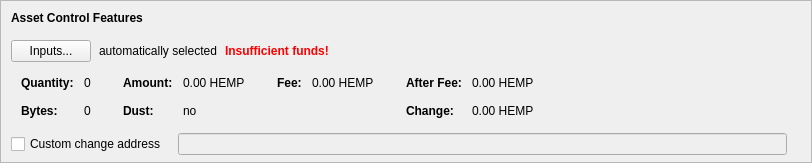
      <widget class="QFrame" name="frameAssetControl">
       <property name="sizePolicy">
        <sizepolicy hsizetype="Expanding" vsizetype="Fixed">
         <horstretch>0</horstretch>
         <verstretch>0</verstretch>
        </sizepolicy>
       </property>
       <property name="maximumSize">
        <size>
         <width>16777215</width>
         <height>16777215</height>
        </size>
       </property>
       <property name="frameShape">
        <enum>QFrame::StyledPanel</enum>
       </property>
       <property name="frameShadow">
        <enum>QFrame::Sunken</enum>
       </property>
       <layout class="QVBoxLayout" name="verticalLayoutAssetControl2">
        <property name="spacing">
         <number>0</number>
        </property>
        <property name="leftMargin">
         <number>0</number>
        </property>
        <property name="topMargin">
         <number>0</number>
        </property>
        <property name="rightMargin">
         <number>0</number>
        </property>
        <property name="bottomMargin">
         <number>6</number>
        </property>
        <item>
         <layout class="QVBoxLayout" name="verticalLayoutAssetControl" stretch="0,0,0,0,1">
          <property name="spacing">
           <number>0</number>
          </property>
          <property name="leftMargin">
           <number>10</number>
          </property>
          <property name="topMargin">
           <number>10</number>
          </property>
          <item>
           <layout class="QHBoxLayout" name="horizontalLayoutAssetControl1">
            <property name="bottomMargin">
             <number>15</number>
            </property>
            <item>
             <widget class="QLabel" name="labelAssetControlFeatures">
              <property name="sizePolicy">
               <sizepolicy hsizetype="Preferred" vsizetype="Maximum">
                <horstretch>0</horstretch>
                <verstretch>0</verstretch>
               </sizepolicy>
              </property>
              <property name="font">
               <font>
                <weight>75</weight>
                <bold>true</bold>
               </font>
              </property>
              <property name="styleSheet">
               <string notr="true">font-weight:bold;</string>
              </property>
              <property name="text">
               <string>Asset Control Features</string>
              </property>
             </widget>
            </item>
           </layout>
          </item>
          <item>
           <layout class="QHBoxLayout" name="horizontalLayoutAssetControl2" stretch="0,0,0,0">
            <property name="spacing">
             <number>8</number>
            </property>
            <property name="bottomMargin">
             <number>10</number>
            </property>
            <item>
             <widget class="QPushButton" name="pushButtonAssetControl">
              <property name="styleSheet">
               <string notr="true"/>
              </property>
              <property name="text">
               <string>Inputs...</string>
              </property>
              <property name="autoDefault">
               <bool>false</bool>
              </property>
             </widget>
            </item>
            <item>
             <widget class="QLabel" name="labelAssetControlAutomaticallySelected">
              <property name="text">
               <string>automatically selected</string>
              </property>
              <property name="margin">
               <number>5</number>
              </property>
             </widget>
            </item>
            <item>
             <widget class="QLabel" name="labelAssetControlInsuffFunds">
              <property name="font">
               <font>
                <weight>75</weight>
                <bold>true</bold>
               </font>
              </property>
              <property name="styleSheet">
               <string notr="true">color:red;font-weight:bold;</string>
              </property>
              <property name="text">
               <string>Insufficient funds!</string>
              </property>
              <property name="margin">
               <number>5</number>
              </property>
             </widget>
            </item>
            <item>
             <spacer name="horizontalSpacerAssetControl">
              <property name="orientation">
               <enum>Qt::Horizontal</enum>
              </property>
              <property name="sizeHint" stdset="0">
               <size>
                <width>40</width>
                <height>1</height>
               </size>
              </property>
             </spacer>
            </item>
           </layout>
          </item>
          <item>
           <widget class="QWidget" name="widgetAssetControl" native="true">
            <property name="sizePolicy">
             <sizepolicy hsizetype="Preferred" vsizetype="Preferred">
              <horstretch>0</horstretch>
              <verstretch>0</verstretch>
             </sizepolicy>
            </property>
            <property name="minimumSize">
             <size>
              <width>0</width>
              <height>0</height>
             </size>
            </property>
            <property name="styleSheet">
             <string notr="true"/>
            </property>
            <layout class="QHBoxLayout" name="horizontalLayoutAssetControl5">
             <property name="leftMargin">
              <number>0</number>
             </property>
             <property name="topMargin">
              <number>0</number>
             </property>
             <property name="rightMargin">
              <number>0</number>
             </property>
             <property name="bottomMargin">
              <number>0</number>
             </property>
             <item>
              <layout class="QHBoxLayout" name="horizontalLayoutAssetControl3" stretch="0,0,0,1">
               <property name="spacing">
                <number>20</number>
               </property>
               <property name="topMargin">
                <number>0</number>
               </property>
               <property name="bottomMargin">
                <number>10</number>
               </property>
               <item>
                <layout class="QFormLayout" name="formLayoutAssetControl1">
                 <property name="horizontalSpacing">
                  <number>10</number>
                 </property>
                 <property name="verticalSpacing">
                  <number>14</number>
                 </property>
                 <property name="leftMargin">
                  <number>10</number>
                 </property>
                 <property name="topMargin">
                  <number>4</number>
                 </property>
                 <property name="rightMargin">
                  <number>6</number>
                 </property>
                 <item row="0" column="0">
                  <widget class="QLabel" name="labelAssetControlQuantityText">
                   <property name="font">
                    <font>
                     <weight>75</weight>
                     <bold>true</bold>
                    </font>
                   </property>
                   <property name="text">
                    <string>Quantity:</string>
                   </property>
                   <property name="margin">
                    <number>0</number>
                   </property>
                  </widget>
                 </item>
                 <item row="0" column="1">
                  <widget class="QLabel" name="labelAssetControlQuantity">
                   <property name="cursor">
                    <cursorShape>IBeamCursor</cursorShape>
                   </property>
                   <property name="contextMenuPolicy">
                    <enum>Qt::ActionsContextMenu</enum>
                   </property>
                   <property name="text">
                    <string notr="true">0</string>
                   </property>
                   <property name="margin">
                    <number>0</number>
                   </property>
                   <property name="textInteractionFlags">
                    <set>Qt::LinksAccessibleByMouse|Qt::TextSelectableByKeyboard|Qt::TextSelectableByMouse</set>
                   </property>
                  </widget>
                 </item>
                 <item row="1" column="0">
                  <widget class="QLabel" name="labelAssetControlBytesText">
                   <property name="font">
                    <font>
                     <weight>75</weight>
                     <bold>true</bold>
                    </font>
                   </property>
                   <property name="text">
                    <string>Bytes:</string>
                   </property>
                  </widget>
                 </item>
                 <item row="1" column="1">
                  <widget class="QLabel" name="labelAssetControlBytes">
                   <property name="cursor">
                    <cursorShape>IBeamCursor</cursorShape>
                   </property>
                   <property name="contextMenuPolicy">
                    <enum>Qt::ActionsContextMenu</enum>
                   </property>
                   <property name="text">
                    <string notr="true">0</string>
                   </property>
                   <property name="textInteractionFlags">
                    <set>Qt::LinksAccessibleByMouse|Qt::TextSelectableByKeyboard|Qt::TextSelectableByMouse</set>
                   </property>
                  </widget>
                 </item>
                </layout>
               </item>
               <item>
                <layout class="QFormLayout" name="formLayoutAssetControl2">
                 <property name="horizontalSpacing">
                  <number>10</number>
                 </property>
                 <property name="verticalSpacing">
                  <number>14</number>
                 </property>
                 <property name="leftMargin">
                  <number>6</number>
                 </property>
                 <property name="topMargin">
                  <number>4</number>
                 </property>
                 <property name="rightMargin">
                  <number>6</number>
                 </property>
                 <item row="0" column="0">
                  <widget class="QLabel" name="labelAssetControlAmountText">
                   <property name="font">
                    <font>
                     <weight>75</weight>
                     <bold>true</bold>
                    </font>
                   </property>
                   <property name="text">
                    <string>Amount:</string>
                   </property>
                   <property name="margin">
                    <number>0</number>
                   </property>
                  </widget>
                 </item>
                 <item row="0" column="1">
                  <widget class="QLabel" name="labelAssetControlAmount">
                   <property name="cursor">
                    <cursorShape>IBeamCursor</cursorShape>
                   </property>
                   <property name="contextMenuPolicy">
                    <enum>Qt::ActionsContextMenu</enum>
                   </property>
                   <property name="text">
                    <string notr="true">0.00 HEMP</string>
                   </property>
                   <property name="textInteractionFlags">
                    <set>Qt::LinksAccessibleByMouse|Qt::TextSelectableByKeyboard|Qt::TextSelectableByMouse</set>
                   </property>
                  </widget>
                 </item>
                 <item row="1" column="0">
                  <widget class="QLabel" name="labelAssetControlLowOutputText">
                   <property name="font">
                    <font>
                     <weight>75</weight>
                     <bold>true</bold>
                    </font>
                   </property>
                   <property name="text">
                    <string>Dust:</string>
                   </property>
                  </widget>
                 </item>
                 <item row="1" column="1">
                  <widget class="QLabel" name="labelAssetControlLowOutput">
                   <property name="cursor">
                    <cursorShape>IBeamCursor</cursorShape>
                   </property>
                   <property name="contextMenuPolicy">
                    <enum>Qt::ActionsContextMenu</enum>
                   </property>
                   <property name="text">
                    <string notr="true">no</string>
                   </property>
                   <property name="textInteractionFlags">
                    <set>Qt::LinksAccessibleByMouse|Qt::TextSelectableByKeyboard|Qt::TextSelectableByMouse</set>
                   </property>
                  </widget>
                 </item>
                </layout>
               </item>
               <item>
                <layout class="QFormLayout" name="formLayoutAssetControl3">
                 <property name="horizontalSpacing">
                  <number>10</number>
                 </property>
                 <property name="verticalSpacing">
                  <number>14</number>
                 </property>
                 <property name="leftMargin">
                  <number>6</number>
                 </property>
                 <property name="topMargin">
                  <number>4</number>
                 </property>
                 <property name="rightMargin">
                  <number>6</number>
                 </property>
                 <item row="0" column="0">
                  <widget class="QLabel" name="labelAssetControlFeeText">
                   <property name="font">
                    <font>
                     <weight>75</weight>
                     <bold>true</bold>
                    </font>
                   </property>
                   <property name="text">
                    <string>Fee:</string>
                   </property>
                   <property name="margin">
                    <number>0</number>
                   </property>
                  </widget>
                 </item>
                 <item row="0" column="1">
                  <widget class="QLabel" name="labelAssetControlFee">
                   <property name="cursor">
                    <cursorShape>IBeamCursor</cursorShape>
                   </property>
                   <property name="contextMenuPolicy">
                    <enum>Qt::ActionsContextMenu</enum>
                   </property>
                   <property name="text">
                    <string notr="true">0.00 HEMP</string>
                   </property>
                   <property name="textInteractionFlags">
                    <set>Qt::LinksAccessibleByMouse|Qt::TextSelectableByKeyboard|Qt::TextSelectableByMouse</set>
                   </property>
                  </widget>
                 </item>
                </layout>
               </item>
               <item>
                <layout class="QFormLayout" name="formLayoutAssetControl4">
                 <property name="horizontalSpacing">
                  <number>10</number>
                 </property>
                 <property name="verticalSpacing">
                  <number>14</number>
                 </property>
                 <property name="leftMargin">
                  <number>6</number>
                 </property>
                 <property name="topMargin">
                  <number>4</number>
                 </property>
                 <property name="rightMargin">
                  <number>6</number>
                 </property>
                 <item row="0" column="0">
                  <widget class="QLabel" name="labelAssetControlAfterFeeText">
                   <property name="font">
                    <font>
                     <weight>75</weight>
                     <bold>true</bold>
                    </font>
                   </property>
                   <property name="text">
                    <string>After Fee:</string>
                   </property>
                   <property name="margin">
                    <number>0</number>
                   </property>
                  </widget>
                 </item>
                 <item row="0" column="1">
                  <widget class="QLabel" name="labelAssetControlAfterFee">
                   <property name="cursor">
                    <cursorShape>IBeamCursor</cursorShape>
                   </property>
                   <property name="contextMenuPolicy">
                    <enum>Qt::ActionsContextMenu</enum>
                   </property>
                   <property name="text">
                    <string notr="true">0.00 HEMP</string>
                   </property>
                   <property name="textInteractionFlags">
                    <set>Qt::LinksAccessibleByMouse|Qt::TextSelectableByKeyboard|Qt::TextSelectableByMouse</set>
                   </property>
                  </widget>
                 </item>
                 <item row="1" column="0">
                  <widget class="QLabel" name="labelAssetControlChangeText">
                   <property name="font">
                    <font>
                     <weight>75</weight>
                     <bold>true</bold>
                    </font>
                   </property>
                   <property name="text">
                    <string>Change:</string>
                   </property>
                  </widget>
                 </item>
                 <item row="1" column="1">
                  <widget class="QLabel" name="labelAssetControlChange">
                   <property name="cursor">
                    <cursorShape>IBeamCursor</cursorShape>
                   </property>
                   <property name="contextMenuPolicy">
                    <enum>Qt::ActionsContextMenu</enum>
                   </property>
                   <property name="text">
                    <string notr="true">0.00 HEMP</string>
                   </property>
                   <property name="textInteractionFlags">
                    <set>Qt::LinksAccessibleByMouse|Qt::TextSelectableByKeyboard|Qt::TextSelectableByMouse</set>
                   </property>
                  </widget>
                 </item>
                </layout>
               </item>
              </layout>
             </item>
            </layout>
           </widget>
          </item>
          <item>
           <layout class="QHBoxLayout" name="horizontalLayoutAssetControl4" stretch="0,0,0">
            <property name="spacing">
             <number>12</number>
            </property>
            <property name="sizeConstraint">
             <enum>QLayout::SetDefaultConstraint</enum>
            </property>
            <property name="topMargin">
             <number>5</number>
            </property>
            <property name="rightMargin">
             <number>5</number>
            </property>
            <item>
             <widget class="QCheckBox" name="checkBoxAssetControlChange">
              <property name="toolTip">
               <string>If this is activated, but the change address is empty or invalid, change will be sent to a newly generated address.</string>
              </property>
              <property name="text">
               <string>Custom change address</string>
              </property>
             </widget>
            </item>
            <item>
             <widget class="QValidatedLineEdit" name="lineEditAssetControlChange">
              <property name="enabled">
               <bool>false</bool>
              </property>
              <property name="sizePolicy">
               <sizepolicy hsizetype="Expanding" vsizetype="Fixed">
                <horstretch>0</horstretch>
                <verstretch>0</verstretch>
               </sizepolicy>
              </property>
             </widget>
            </item>
            <item>
             <widget class="QLabel" name="labelAssetControlChangeLabel">
              <property name="sizePolicy">
               <sizepolicy hsizetype="Preferred" vsizetype="Expanding">
                <horstretch>0</horstretch>
                <verstretch>0</verstretch>
               </sizepolicy>
              </property>
              <property name="minimumSize">
               <size>
                <width>0</width>
                <height>0</height>
               </size>
              </property>
              <property name="text">
               <string/>
              </property>
              <property name="margin">
               <number>3</number>
              </property>
             </widget>
            </item>
           </layout>
          </item>
          <item>
           <spacer name="verticalSpacerAssetControl">
            <property name="orientation">
             <enum>Qt::Vertical</enum>
            </property>
            <property name="sizeHint" stdset="0">
             <size>
              <width>800</width>
              <height>1</height>
             </size>
            </property>
           </spacer>
          </item>
         </layout>
        </item>
       </layout>
      </widget>
